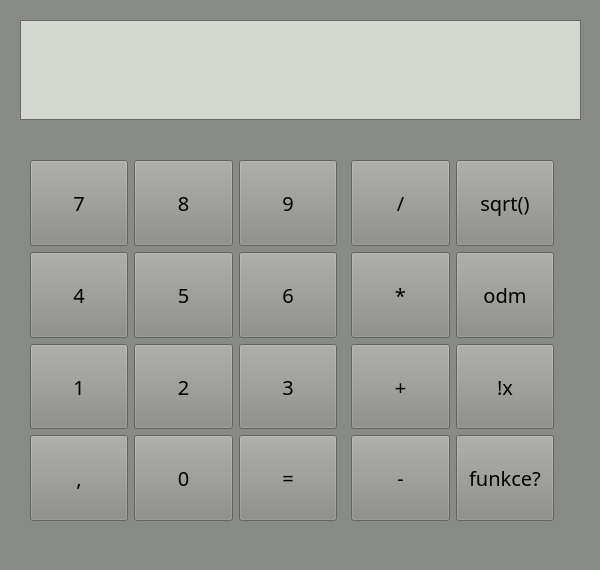
<?xml version="1.0" encoding="UTF-8"?>
<ui version="4.0">
 <class>calculator</class>
 <widget class="QMainWindow" name="calculator">
  <property name="enabled">
   <bool>true</bool>
  </property>
  <property name="geometry">
   <rect>
    <x>0</x>
    <y>0</y>
    <width>600</width>
    <height>570</height>
   </rect>
  </property>
  <property name="sizePolicy">
   <sizepolicy hsizetype="Fixed" vsizetype="Fixed">
    <horstretch>0</horstretch>
    <verstretch>0</verstretch>
   </sizepolicy>
  </property>
  <property name="minimumSize">
   <size>
    <width>600</width>
    <height>570</height>
   </size>
  </property>
  <property name="maximumSize">
   <size>
    <width>600</width>
    <height>570</height>
   </size>
  </property>
  <property name="palette">
   <palette>
    <active>
     <colorrole role="WindowText">
      <brush brushstyle="SolidPattern">
       <color alpha="255">
        <red>0</red>
        <green>0</green>
        <blue>0</blue>
       </color>
      </brush>
     </colorrole>
     <colorrole role="Button">
      <brush brushstyle="SolidPattern">
       <color alpha="255">
        <red>136</red>
        <green>138</green>
        <blue>133</blue>
       </color>
      </brush>
     </colorrole>
     <colorrole role="Light">
      <brush brushstyle="SolidPattern">
       <color alpha="255">
        <red>204</red>
        <green>207</green>
        <blue>200</blue>
       </color>
      </brush>
     </colorrole>
     <colorrole role="Midlight">
      <brush brushstyle="SolidPattern">
       <color alpha="255">
        <red>170</red>
        <green>172</green>
        <blue>166</blue>
       </color>
      </brush>
     </colorrole>
     <colorrole role="Dark">
      <brush brushstyle="SolidPattern">
       <color alpha="255">
        <red>68</red>
        <green>69</green>
        <blue>66</blue>
       </color>
      </brush>
     </colorrole>
     <colorrole role="Mid">
      <brush brushstyle="SolidPattern">
       <color alpha="255">
        <red>91</red>
        <green>92</green>
        <blue>89</blue>
       </color>
      </brush>
     </colorrole>
     <colorrole role="Text">
      <brush brushstyle="SolidPattern">
       <color alpha="255">
        <red>0</red>
        <green>0</green>
        <blue>0</blue>
       </color>
      </brush>
     </colorrole>
     <colorrole role="BrightText">
      <brush brushstyle="SolidPattern">
       <color alpha="255">
        <red>255</red>
        <green>255</green>
        <blue>255</blue>
       </color>
      </brush>
     </colorrole>
     <colorrole role="ButtonText">
      <brush brushstyle="SolidPattern">
       <color alpha="255">
        <red>0</red>
        <green>0</green>
        <blue>0</blue>
       </color>
      </brush>
     </colorrole>
     <colorrole role="Base">
      <brush brushstyle="SolidPattern">
       <color alpha="255">
        <red>238</red>
        <green>238</green>
        <blue>236</blue>
       </color>
      </brush>
     </colorrole>
     <colorrole role="Window">
      <brush brushstyle="SolidPattern">
       <color alpha="255">
        <red>136</red>
        <green>138</green>
        <blue>133</blue>
       </color>
      </brush>
     </colorrole>
     <colorrole role="Shadow">
      <brush brushstyle="SolidPattern">
       <color alpha="255">
        <red>0</red>
        <green>0</green>
        <blue>0</blue>
       </color>
      </brush>
     </colorrole>
     <colorrole role="AlternateBase">
      <brush brushstyle="SolidPattern">
       <color alpha="255">
        <red>195</red>
        <green>196</green>
        <blue>194</blue>
       </color>
      </brush>
     </colorrole>
     <colorrole role="NoRole">
      <brush brushstyle="SolidPattern">
       <color alpha="255">
        <red>85</red>
        <green>87</green>
        <blue>83</blue>
       </color>
      </brush>
     </colorrole>
     <colorrole role="ToolTipBase">
      <brush brushstyle="SolidPattern">
       <color alpha="255">
        <red>255</red>
        <green>255</green>
        <blue>220</blue>
       </color>
      </brush>
     </colorrole>
     <colorrole role="ToolTipText">
      <brush brushstyle="SolidPattern">
       <color alpha="255">
        <red>0</red>
        <green>0</green>
        <blue>0</blue>
       </color>
      </brush>
     </colorrole>
     <colorrole role="PlaceholderText">
      <brush brushstyle="SolidPattern">
       <color alpha="128">
        <red>0</red>
        <green>0</green>
        <blue>0</blue>
       </color>
      </brush>
     </colorrole>
    </active>
    <inactive>
     <colorrole role="WindowText">
      <brush brushstyle="SolidPattern">
       <color alpha="255">
        <red>0</red>
        <green>0</green>
        <blue>0</blue>
       </color>
      </brush>
     </colorrole>
     <colorrole role="Button">
      <brush brushstyle="SolidPattern">
       <color alpha="255">
        <red>136</red>
        <green>138</green>
        <blue>133</blue>
       </color>
      </brush>
     </colorrole>
     <colorrole role="Light">
      <brush brushstyle="SolidPattern">
       <color alpha="255">
        <red>204</red>
        <green>207</green>
        <blue>200</blue>
       </color>
      </brush>
     </colorrole>
     <colorrole role="Midlight">
      <brush brushstyle="SolidPattern">
       <color alpha="255">
        <red>170</red>
        <green>172</green>
        <blue>166</blue>
       </color>
      </brush>
     </colorrole>
     <colorrole role="Dark">
      <brush brushstyle="SolidPattern">
       <color alpha="255">
        <red>68</red>
        <green>69</green>
        <blue>66</blue>
       </color>
      </brush>
     </colorrole>
     <colorrole role="Mid">
      <brush brushstyle="SolidPattern">
       <color alpha="255">
        <red>91</red>
        <green>92</green>
        <blue>89</blue>
       </color>
      </brush>
     </colorrole>
     <colorrole role="Text">
      <brush brushstyle="SolidPattern">
       <color alpha="255">
        <red>0</red>
        <green>0</green>
        <blue>0</blue>
       </color>
      </brush>
     </colorrole>
     <colorrole role="BrightText">
      <brush brushstyle="SolidPattern">
       <color alpha="255">
        <red>255</red>
        <green>255</green>
        <blue>255</blue>
       </color>
      </brush>
     </colorrole>
     <colorrole role="ButtonText">
      <brush brushstyle="SolidPattern">
       <color alpha="255">
        <red>0</red>
        <green>0</green>
        <blue>0</blue>
       </color>
      </brush>
     </colorrole>
     <colorrole role="Base">
      <brush brushstyle="SolidPattern">
       <color alpha="255">
        <red>238</red>
        <green>238</green>
        <blue>236</blue>
       </color>
      </brush>
     </colorrole>
     <colorrole role="Window">
      <brush brushstyle="SolidPattern">
       <color alpha="255">
        <red>136</red>
        <green>138</green>
        <blue>133</blue>
       </color>
      </brush>
     </colorrole>
     <colorrole role="Shadow">
      <brush brushstyle="SolidPattern">
       <color alpha="255">
        <red>0</red>
        <green>0</green>
        <blue>0</blue>
       </color>
      </brush>
     </colorrole>
     <colorrole role="AlternateBase">
      <brush brushstyle="SolidPattern">
       <color alpha="255">
        <red>195</red>
        <green>196</green>
        <blue>194</blue>
       </color>
      </brush>
     </colorrole>
     <colorrole role="NoRole">
      <brush brushstyle="SolidPattern">
       <color alpha="255">
        <red>85</red>
        <green>87</green>
        <blue>83</blue>
       </color>
      </brush>
     </colorrole>
     <colorrole role="ToolTipBase">
      <brush brushstyle="SolidPattern">
       <color alpha="255">
        <red>255</red>
        <green>255</green>
        <blue>220</blue>
       </color>
      </brush>
     </colorrole>
     <colorrole role="ToolTipText">
      <brush brushstyle="SolidPattern">
       <color alpha="255">
        <red>0</red>
        <green>0</green>
        <blue>0</blue>
       </color>
      </brush>
     </colorrole>
     <colorrole role="PlaceholderText">
      <brush brushstyle="SolidPattern">
       <color alpha="128">
        <red>0</red>
        <green>0</green>
        <blue>0</blue>
       </color>
      </brush>
     </colorrole>
    </inactive>
    <disabled>
     <colorrole role="WindowText">
      <brush brushstyle="SolidPattern">
       <color alpha="255">
        <red>68</red>
        <green>69</green>
        <blue>66</blue>
       </color>
      </brush>
     </colorrole>
     <colorrole role="Button">
      <brush brushstyle="SolidPattern">
       <color alpha="255">
        <red>136</red>
        <green>138</green>
        <blue>133</blue>
       </color>
      </brush>
     </colorrole>
     <colorrole role="Light">
      <brush brushstyle="SolidPattern">
       <color alpha="255">
        <red>204</red>
        <green>207</green>
        <blue>200</blue>
       </color>
      </brush>
     </colorrole>
     <colorrole role="Midlight">
      <brush brushstyle="SolidPattern">
       <color alpha="255">
        <red>170</red>
        <green>172</green>
        <blue>166</blue>
       </color>
      </brush>
     </colorrole>
     <colorrole role="Dark">
      <brush brushstyle="SolidPattern">
       <color alpha="255">
        <red>68</red>
        <green>69</green>
        <blue>66</blue>
       </color>
      </brush>
     </colorrole>
     <colorrole role="Mid">
      <brush brushstyle="SolidPattern">
       <color alpha="255">
        <red>91</red>
        <green>92</green>
        <blue>89</blue>
       </color>
      </brush>
     </colorrole>
     <colorrole role="Text">
      <brush brushstyle="SolidPattern">
       <color alpha="255">
        <red>68</red>
        <green>69</green>
        <blue>66</blue>
       </color>
      </brush>
     </colorrole>
     <colorrole role="BrightText">
      <brush brushstyle="SolidPattern">
       <color alpha="255">
        <red>255</red>
        <green>255</green>
        <blue>255</blue>
       </color>
      </brush>
     </colorrole>
     <colorrole role="ButtonText">
      <brush brushstyle="SolidPattern">
       <color alpha="255">
        <red>68</red>
        <green>69</green>
        <blue>66</blue>
       </color>
      </brush>
     </colorrole>
     <colorrole role="Base">
      <brush brushstyle="SolidPattern">
       <color alpha="255">
        <red>136</red>
        <green>138</green>
        <blue>133</blue>
       </color>
      </brush>
     </colorrole>
     <colorrole role="Window">
      <brush brushstyle="SolidPattern">
       <color alpha="255">
        <red>136</red>
        <green>138</green>
        <blue>133</blue>
       </color>
      </brush>
     </colorrole>
     <colorrole role="Shadow">
      <brush brushstyle="SolidPattern">
       <color alpha="255">
        <red>0</red>
        <green>0</green>
        <blue>0</blue>
       </color>
      </brush>
     </colorrole>
     <colorrole role="AlternateBase">
      <brush brushstyle="SolidPattern">
       <color alpha="255">
        <red>136</red>
        <green>138</green>
        <blue>133</blue>
       </color>
      </brush>
     </colorrole>
     <colorrole role="NoRole">
      <brush brushstyle="SolidPattern">
       <color alpha="255">
        <red>85</red>
        <green>87</green>
        <blue>83</blue>
       </color>
      </brush>
     </colorrole>
     <colorrole role="ToolTipBase">
      <brush brushstyle="SolidPattern">
       <color alpha="255">
        <red>255</red>
        <green>255</green>
        <blue>220</blue>
       </color>
      </brush>
     </colorrole>
     <colorrole role="ToolTipText">
      <brush brushstyle="SolidPattern">
       <color alpha="255">
        <red>0</red>
        <green>0</green>
        <blue>0</blue>
       </color>
      </brush>
     </colorrole>
     <colorrole role="PlaceholderText">
      <brush brushstyle="SolidPattern">
       <color alpha="128">
        <red>0</red>
        <green>0</green>
        <blue>0</blue>
       </color>
      </brush>
     </colorrole>
    </disabled>
   </palette>
  </property>
  <property name="font">
   <font>
    <family>Sans Serif</family>
   </font>
  </property>
  <property name="windowTitle">
   <string>Calculator</string>
  </property>
  <widget class="QWidget" name="centralwidget">
   <widget class="QWidget" name="gridLayoutWidget">
    <property name="geometry">
     <rect>
      <x>30</x>
      <y>160</y>
      <width>524</width>
      <height>361</height>
     </rect>
    </property>
    <property name="font">
     <font>
      <family>Chandas</family>
      <pointsize>15</pointsize>
     </font>
    </property>
    <layout class="QGridLayout" name="GridNumbers">
     <item row="3" column="5">
      <widget class="QPushButton" name="FunctionBtn">
       <property name="sizePolicy">
        <sizepolicy hsizetype="MinimumExpanding" vsizetype="MinimumExpanding">
         <horstretch>0</horstretch>
         <verstretch>0</verstretch>
        </sizepolicy>
       </property>
       <property name="font">
        <font>
         <family>Chandas</family>
         <pointsize>15</pointsize>
        </font>
       </property>
       <property name="autoFillBackground">
        <bool>false</bool>
       </property>
       <property name="text">
        <string>funkce?</string>
       </property>
      </widget>
     </item>
     <item row="1" column="1">
      <widget class="QPushButton" name="Num5">
       <property name="sizePolicy">
        <sizepolicy hsizetype="MinimumExpanding" vsizetype="MinimumExpanding">
         <horstretch>0</horstretch>
         <verstretch>0</verstretch>
        </sizepolicy>
       </property>
       <property name="font">
        <font>
         <family>Chandas</family>
         <pointsize>15</pointsize>
        </font>
       </property>
       <property name="autoFillBackground">
        <bool>false</bool>
       </property>
       <property name="text">
        <string>5</string>
       </property>
      </widget>
     </item>
     <item row="2" column="4">
      <widget class="QPushButton" name="PlusBtn">
       <property name="sizePolicy">
        <sizepolicy hsizetype="MinimumExpanding" vsizetype="MinimumExpanding">
         <horstretch>0</horstretch>
         <verstretch>0</verstretch>
        </sizepolicy>
       </property>
       <property name="palette">
        <palette>
         <active>
          <colorrole role="Button">
           <brush brushstyle="SolidPattern">
            <color alpha="255">
             <red>136</red>
             <green>138</green>
             <blue>133</blue>
            </color>
           </brush>
          </colorrole>
         </active>
         <inactive>
          <colorrole role="Button">
           <brush brushstyle="SolidPattern">
            <color alpha="255">
             <red>136</red>
             <green>138</green>
             <blue>133</blue>
            </color>
           </brush>
          </colorrole>
         </inactive>
         <disabled>
          <colorrole role="Button">
           <brush brushstyle="SolidPattern">
            <color alpha="255">
             <red>136</red>
             <green>138</green>
             <blue>133</blue>
            </color>
           </brush>
          </colorrole>
         </disabled>
        </palette>
       </property>
       <property name="font">
        <font>
         <family>Chandas</family>
         <pointsize>15</pointsize>
        </font>
       </property>
       <property name="autoFillBackground">
        <bool>false</bool>
       </property>
       <property name="text">
        <string>+</string>
       </property>
      </widget>
     </item>
     <item row="3" column="0">
      <widget class="QPushButton" name="CommaBtn">
       <property name="sizePolicy">
        <sizepolicy hsizetype="MinimumExpanding" vsizetype="MinimumExpanding">
         <horstretch>0</horstretch>
         <verstretch>0</verstretch>
        </sizepolicy>
       </property>
       <property name="font">
        <font>
         <family>Chandas</family>
         <pointsize>15</pointsize>
        </font>
       </property>
       <property name="autoFillBackground">
        <bool>false</bool>
       </property>
       <property name="text">
        <string>,</string>
       </property>
      </widget>
     </item>
     <item row="0" column="3" rowspan="4">
      <spacer name="horizontalSpacer">
       <property name="font">
        <font>
         <family>Chandas</family>
         <pointsize>15</pointsize>
        </font>
       </property>
       <property name="orientation">
        <enum>Qt::Horizontal</enum>
       </property>
       <property name="sizeType">
        <enum>QSizePolicy::Fixed</enum>
       </property>
       <property name="sizeHint" stdset="0">
        <size>
         <width>8</width>
         <height>20</height>
        </size>
       </property>
      </spacer>
     </item>
     <item row="0" column="1">
      <widget class="QPushButton" name="Num8">
       <property name="sizePolicy">
        <sizepolicy hsizetype="MinimumExpanding" vsizetype="MinimumExpanding">
         <horstretch>0</horstretch>
         <verstretch>0</verstretch>
        </sizepolicy>
       </property>
       <property name="font">
        <font>
         <family>Chandas</family>
         <pointsize>15</pointsize>
        </font>
       </property>
       <property name="autoFillBackground">
        <bool>false</bool>
       </property>
       <property name="text">
        <string>8</string>
       </property>
      </widget>
     </item>
     <item row="3" column="2">
      <widget class="QPushButton" name="EqualBtn">
       <property name="sizePolicy">
        <sizepolicy hsizetype="MinimumExpanding" vsizetype="MinimumExpanding">
         <horstretch>0</horstretch>
         <verstretch>0</verstretch>
        </sizepolicy>
       </property>
       <property name="palette">
        <palette>
         <active>
          <colorrole role="Button">
           <brush brushstyle="SolidPattern">
            <color alpha="255">
             <red>136</red>
             <green>138</green>
             <blue>133</blue>
            </color>
           </brush>
          </colorrole>
          <colorrole role="Base">
           <brush brushstyle="SolidPattern">
            <color alpha="255">
             <red>186</red>
             <green>189</green>
             <blue>182</blue>
            </color>
           </brush>
          </colorrole>
         </active>
         <inactive>
          <colorrole role="Button">
           <brush brushstyle="SolidPattern">
            <color alpha="255">
             <red>136</red>
             <green>138</green>
             <blue>133</blue>
            </color>
           </brush>
          </colorrole>
          <colorrole role="Base">
           <brush brushstyle="SolidPattern">
            <color alpha="255">
             <red>186</red>
             <green>189</green>
             <blue>182</blue>
            </color>
           </brush>
          </colorrole>
         </inactive>
         <disabled>
          <colorrole role="Button">
           <brush brushstyle="SolidPattern">
            <color alpha="255">
             <red>136</red>
             <green>138</green>
             <blue>133</blue>
            </color>
           </brush>
          </colorrole>
          <colorrole role="Base">
           <brush brushstyle="SolidPattern">
            <color alpha="255">
             <red>136</red>
             <green>138</green>
             <blue>133</blue>
            </color>
           </brush>
          </colorrole>
         </disabled>
        </palette>
       </property>
       <property name="font">
        <font>
         <family>Chandas</family>
         <pointsize>15</pointsize>
        </font>
       </property>
       <property name="autoFillBackground">
        <bool>false</bool>
       </property>
       <property name="text">
        <string>=</string>
       </property>
      </widget>
     </item>
     <item row="2" column="5">
      <widget class="QPushButton" name="FacBtn">
       <property name="sizePolicy">
        <sizepolicy hsizetype="MinimumExpanding" vsizetype="MinimumExpanding">
         <horstretch>0</horstretch>
         <verstretch>0</verstretch>
        </sizepolicy>
       </property>
       <property name="font">
        <font>
         <family>Chandas</family>
         <pointsize>15</pointsize>
        </font>
       </property>
       <property name="toolTip">
        <string>Factorial</string>
       </property>
       <property name="autoFillBackground">
        <bool>false</bool>
       </property>
       <property name="text">
        <string>!x</string>
       </property>
      </widget>
     </item>
     <item row="0" column="4">
      <widget class="QPushButton" name="DivBtn">
       <property name="sizePolicy">
        <sizepolicy hsizetype="MinimumExpanding" vsizetype="MinimumExpanding">
         <horstretch>0</horstretch>
         <verstretch>0</verstretch>
        </sizepolicy>
       </property>
       <property name="palette">
        <palette>
         <active>
          <colorrole role="Button">
           <brush brushstyle="SolidPattern">
            <color alpha="255">
             <red>136</red>
             <green>138</green>
             <blue>133</blue>
            </color>
           </brush>
          </colorrole>
         </active>
         <inactive>
          <colorrole role="Button">
           <brush brushstyle="SolidPattern">
            <color alpha="255">
             <red>136</red>
             <green>138</green>
             <blue>133</blue>
            </color>
           </brush>
          </colorrole>
         </inactive>
         <disabled>
          <colorrole role="Button">
           <brush brushstyle="SolidPattern">
            <color alpha="255">
             <red>136</red>
             <green>138</green>
             <blue>133</blue>
            </color>
           </brush>
          </colorrole>
         </disabled>
        </palette>
       </property>
       <property name="font">
        <font>
         <family>Chandas</family>
         <pointsize>15</pointsize>
        </font>
       </property>
       <property name="autoFillBackground">
        <bool>false</bool>
       </property>
       <property name="text">
        <string>/</string>
       </property>
      </widget>
     </item>
     <item row="1" column="5">
      <widget class="QPushButton" name="SqrBtn">
       <property name="sizePolicy">
        <sizepolicy hsizetype="MinimumExpanding" vsizetype="MinimumExpanding">
         <horstretch>0</horstretch>
         <verstretch>0</verstretch>
        </sizepolicy>
       </property>
       <property name="font">
        <font>
         <family>Chandas</family>
         <pointsize>15</pointsize>
        </font>
       </property>
       <property name="autoFillBackground">
        <bool>false</bool>
       </property>
       <property name="text">
        <string>odm</string>
       </property>
      </widget>
     </item>
     <item row="1" column="2">
      <widget class="QPushButton" name="Num6">
       <property name="sizePolicy">
        <sizepolicy hsizetype="MinimumExpanding" vsizetype="MinimumExpanding">
         <horstretch>0</horstretch>
         <verstretch>0</verstretch>
        </sizepolicy>
       </property>
       <property name="font">
        <font>
         <family>Chandas</family>
         <pointsize>15</pointsize>
        </font>
       </property>
       <property name="autoFillBackground">
        <bool>false</bool>
       </property>
       <property name="text">
        <string>6</string>
       </property>
      </widget>
     </item>
     <item row="0" column="2">
      <widget class="QPushButton" name="Num9">
       <property name="sizePolicy">
        <sizepolicy hsizetype="MinimumExpanding" vsizetype="MinimumExpanding">
         <horstretch>0</horstretch>
         <verstretch>0</verstretch>
        </sizepolicy>
       </property>
       <property name="font">
        <font>
         <family>Chandas</family>
         <pointsize>15</pointsize>
        </font>
       </property>
       <property name="autoFillBackground">
        <bool>false</bool>
       </property>
       <property name="text">
        <string>9</string>
       </property>
      </widget>
     </item>
     <item row="3" column="4">
      <widget class="QPushButton" name="MinusBtn">
       <property name="sizePolicy">
        <sizepolicy hsizetype="MinimumExpanding" vsizetype="MinimumExpanding">
         <horstretch>0</horstretch>
         <verstretch>0</verstretch>
        </sizepolicy>
       </property>
       <property name="palette">
        <palette>
         <active>
          <colorrole role="Button">
           <brush brushstyle="SolidPattern">
            <color alpha="255">
             <red>136</red>
             <green>138</green>
             <blue>133</blue>
            </color>
           </brush>
          </colorrole>
         </active>
         <inactive>
          <colorrole role="Button">
           <brush brushstyle="SolidPattern">
            <color alpha="255">
             <red>136</red>
             <green>138</green>
             <blue>133</blue>
            </color>
           </brush>
          </colorrole>
         </inactive>
         <disabled>
          <colorrole role="Button">
           <brush brushstyle="SolidPattern">
            <color alpha="255">
             <red>136</red>
             <green>138</green>
             <blue>133</blue>
            </color>
           </brush>
          </colorrole>
         </disabled>
        </palette>
       </property>
       <property name="font">
        <font>
         <family>Chandas</family>
         <pointsize>15</pointsize>
        </font>
       </property>
       <property name="autoFillBackground">
        <bool>false</bool>
       </property>
       <property name="text">
        <string>-</string>
       </property>
      </widget>
     </item>
     <item row="1" column="0">
      <widget class="QPushButton" name="Num4">
       <property name="sizePolicy">
        <sizepolicy hsizetype="Preferred" vsizetype="Preferred">
         <horstretch>0</horstretch>
         <verstretch>0</verstretch>
        </sizepolicy>
       </property>
       <property name="font">
        <font>
         <family>Chandas</family>
         <pointsize>15</pointsize>
        </font>
       </property>
       <property name="autoFillBackground">
        <bool>false</bool>
       </property>
       <property name="text">
        <string>4</string>
       </property>
      </widget>
     </item>
     <item row="2" column="2">
      <widget class="QPushButton" name="Num3">
       <property name="sizePolicy">
        <sizepolicy hsizetype="MinimumExpanding" vsizetype="MinimumExpanding">
         <horstretch>0</horstretch>
         <verstretch>0</verstretch>
        </sizepolicy>
       </property>
       <property name="font">
        <font>
         <family>Chandas</family>
         <pointsize>15</pointsize>
        </font>
       </property>
       <property name="autoFillBackground">
        <bool>false</bool>
       </property>
       <property name="text">
        <string>3</string>
       </property>
      </widget>
     </item>
     <item row="2" column="0">
      <widget class="QPushButton" name="Num1">
       <property name="enabled">
        <bool>true</bool>
       </property>
       <property name="sizePolicy">
        <sizepolicy hsizetype="MinimumExpanding" vsizetype="MinimumExpanding">
         <horstretch>0</horstretch>
         <verstretch>0</verstretch>
        </sizepolicy>
       </property>
       <property name="font">
        <font>
         <family>Chandas</family>
         <pointsize>15</pointsize>
        </font>
       </property>
       <property name="autoFillBackground">
        <bool>false</bool>
       </property>
       <property name="text">
        <string>1</string>
       </property>
      </widget>
     </item>
     <item row="1" column="4">
      <widget class="QPushButton" name="MultiplyBtn">
       <property name="sizePolicy">
        <sizepolicy hsizetype="MinimumExpanding" vsizetype="MinimumExpanding">
         <horstretch>0</horstretch>
         <verstretch>0</verstretch>
        </sizepolicy>
       </property>
       <property name="palette">
        <palette>
         <active>
          <colorrole role="Button">
           <brush brushstyle="SolidPattern">
            <color alpha="255">
             <red>136</red>
             <green>138</green>
             <blue>133</blue>
            </color>
           </brush>
          </colorrole>
         </active>
         <inactive>
          <colorrole role="Button">
           <brush brushstyle="SolidPattern">
            <color alpha="255">
             <red>136</red>
             <green>138</green>
             <blue>133</blue>
            </color>
           </brush>
          </colorrole>
         </inactive>
         <disabled>
          <colorrole role="Button">
           <brush brushstyle="SolidPattern">
            <color alpha="255">
             <red>136</red>
             <green>138</green>
             <blue>133</blue>
            </color>
           </brush>
          </colorrole>
         </disabled>
        </palette>
       </property>
       <property name="font">
        <font>
         <family>Chandas</family>
         <pointsize>15</pointsize>
        </font>
       </property>
       <property name="autoFillBackground">
        <bool>false</bool>
       </property>
       <property name="text">
        <string>*</string>
       </property>
      </widget>
     </item>
     <item row="0" column="5">
      <widget class="QPushButton" name="PowBtn">
       <property name="sizePolicy">
        <sizepolicy hsizetype="MinimumExpanding" vsizetype="MinimumExpanding">
         <horstretch>0</horstretch>
         <verstretch>0</verstretch>
        </sizepolicy>
       </property>
       <property name="font">
        <font>
         <family>Chandas</family>
         <pointsize>15</pointsize>
        </font>
       </property>
       <property name="autoFillBackground">
        <bool>false</bool>
       </property>
       <property name="text">
        <string>sqrt()</string>
       </property>
      </widget>
     </item>
     <item row="0" column="0">
      <widget class="QPushButton" name="Num7">
       <property name="sizePolicy">
        <sizepolicy hsizetype="MinimumExpanding" vsizetype="MinimumExpanding">
         <horstretch>0</horstretch>
         <verstretch>0</verstretch>
        </sizepolicy>
       </property>
       <property name="font">
        <font>
         <family>Chandas</family>
         <pointsize>15</pointsize>
        </font>
       </property>
       <property name="autoFillBackground">
        <bool>false</bool>
       </property>
       <property name="text">
        <string>7</string>
       </property>
      </widget>
     </item>
     <item row="2" column="1">
      <widget class="QPushButton" name="Num2">
       <property name="sizePolicy">
        <sizepolicy hsizetype="MinimumExpanding" vsizetype="MinimumExpanding">
         <horstretch>0</horstretch>
         <verstretch>0</verstretch>
        </sizepolicy>
       </property>
       <property name="font">
        <font>
         <family>Chandas</family>
         <pointsize>15</pointsize>
        </font>
       </property>
       <property name="autoFillBackground">
        <bool>false</bool>
       </property>
       <property name="text">
        <string>2</string>
       </property>
      </widget>
     </item>
     <item row="3" column="1">
      <widget class="QPushButton" name="Num0">
       <property name="sizePolicy">
        <sizepolicy hsizetype="MinimumExpanding" vsizetype="MinimumExpanding">
         <horstretch>0</horstretch>
         <verstretch>0</verstretch>
        </sizepolicy>
       </property>
       <property name="font">
        <font>
         <family>Chandas</family>
         <pointsize>15</pointsize>
        </font>
       </property>
       <property name="autoFillBackground">
        <bool>false</bool>
       </property>
       <property name="text">
        <string>0</string>
       </property>
       <property name="autoDefault">
        <bool>false</bool>
       </property>
       <property name="default">
        <bool>false</bool>
       </property>
       <property name="flat">
        <bool>false</bool>
       </property>
      </widget>
     </item>
    </layout>
   </widget>
   <widget class="QTextEdit" name="Display">
    <property name="geometry">
     <rect>
      <x>20</x>
      <y>20</y>
      <width>561</width>
      <height>100</height>
     </rect>
    </property>
    <property name="minimumSize">
     <size>
      <width>0</width>
      <height>100</height>
     </size>
    </property>
    <property name="maximumSize">
     <size>
      <width>16777215</width>
      <height>100</height>
     </size>
    </property>
    <property name="palette">
     <palette>
      <active>
       <colorrole role="Base">
        <brush brushstyle="SolidPattern">
         <color alpha="255">
          <red>211</red>
          <green>215</green>
          <blue>207</blue>
         </color>
        </brush>
       </colorrole>
      </active>
      <inactive>
       <colorrole role="Base">
        <brush brushstyle="SolidPattern">
         <color alpha="255">
          <red>211</red>
          <green>215</green>
          <blue>207</blue>
         </color>
        </brush>
       </colorrole>
      </inactive>
      <disabled>
       <colorrole role="Base">
        <brush brushstyle="SolidPattern">
         <color alpha="255">
          <red>136</red>
          <green>138</green>
          <blue>133</blue>
         </color>
        </brush>
       </colorrole>
      </disabled>
     </palette>
    </property>
    <property name="font">
     <font>
      <family>Sans Serif</family>
      <pointsize>20</pointsize>
      <weight>75</weight>
      <bold>true</bold>
     </font>
    </property>
    <property name="layoutDirection">
     <enum>Qt::LeftToRight</enum>
    </property>
    <property name="verticalScrollBarPolicy">
     <enum>Qt::ScrollBarAlwaysOff</enum>
    </property>
    <property name="horizontalScrollBarPolicy">
     <enum>Qt::ScrollBarAlwaysOff</enum>
    </property>
   </widget>
  </widget>
  <widget class="QMenuBar" name="menubar">
   <property name="geometry">
    <rect>
     <x>0</x>
     <y>0</y>
     <width>600</width>
     <height>23</height>
    </rect>
   </property>
  </widget>
 </widget>
 <resources/>
 <connections/>
</ui>
